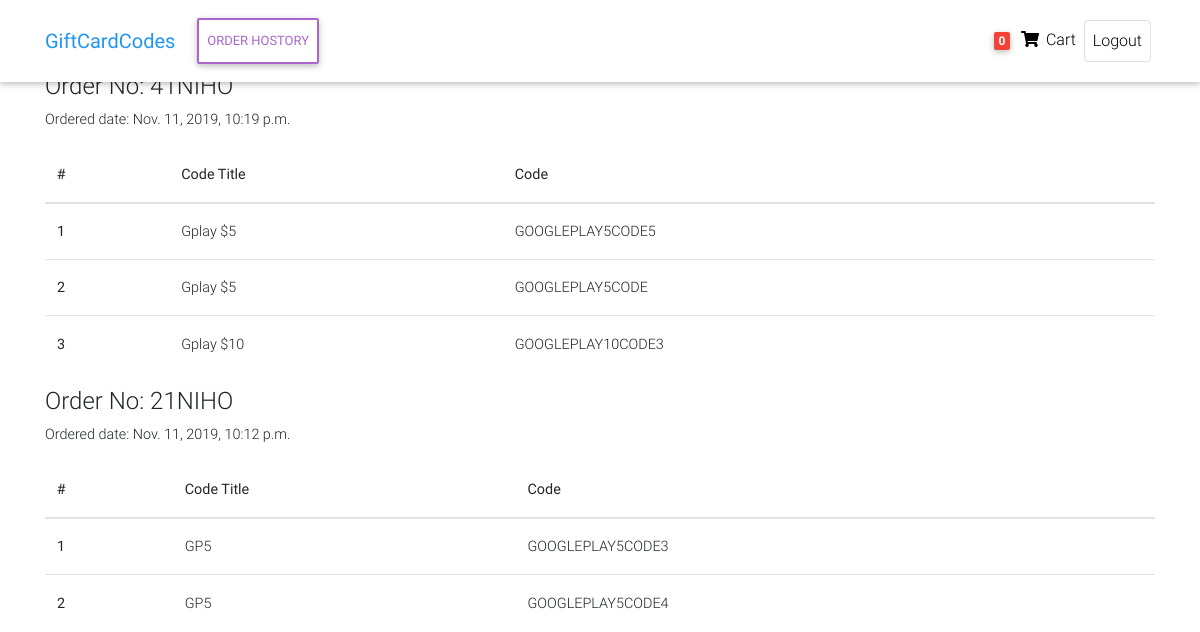
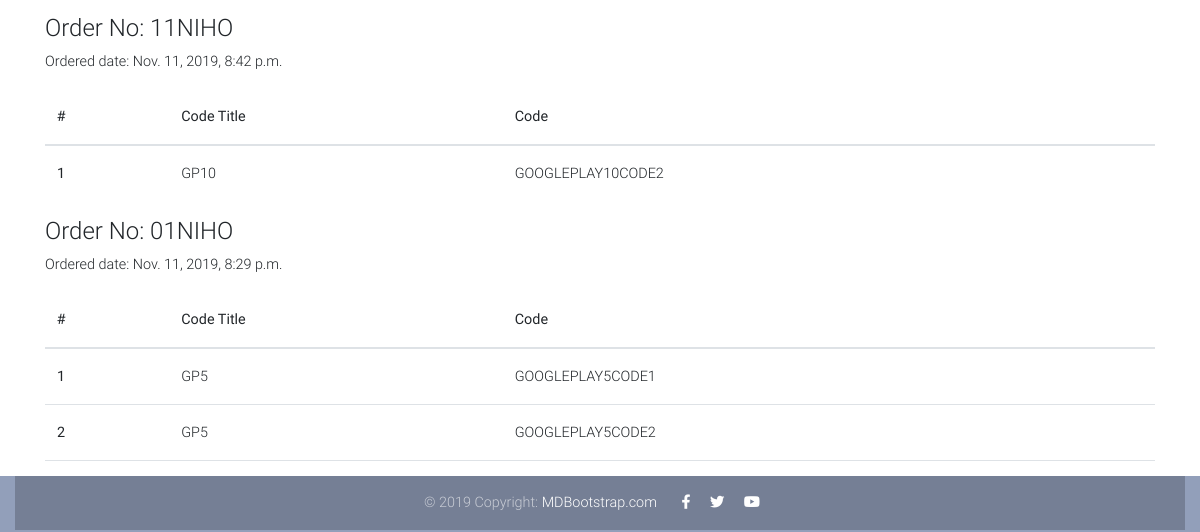
The page /mycode (signed in) on the database as committed earlier (2 pictures, top to bottom).
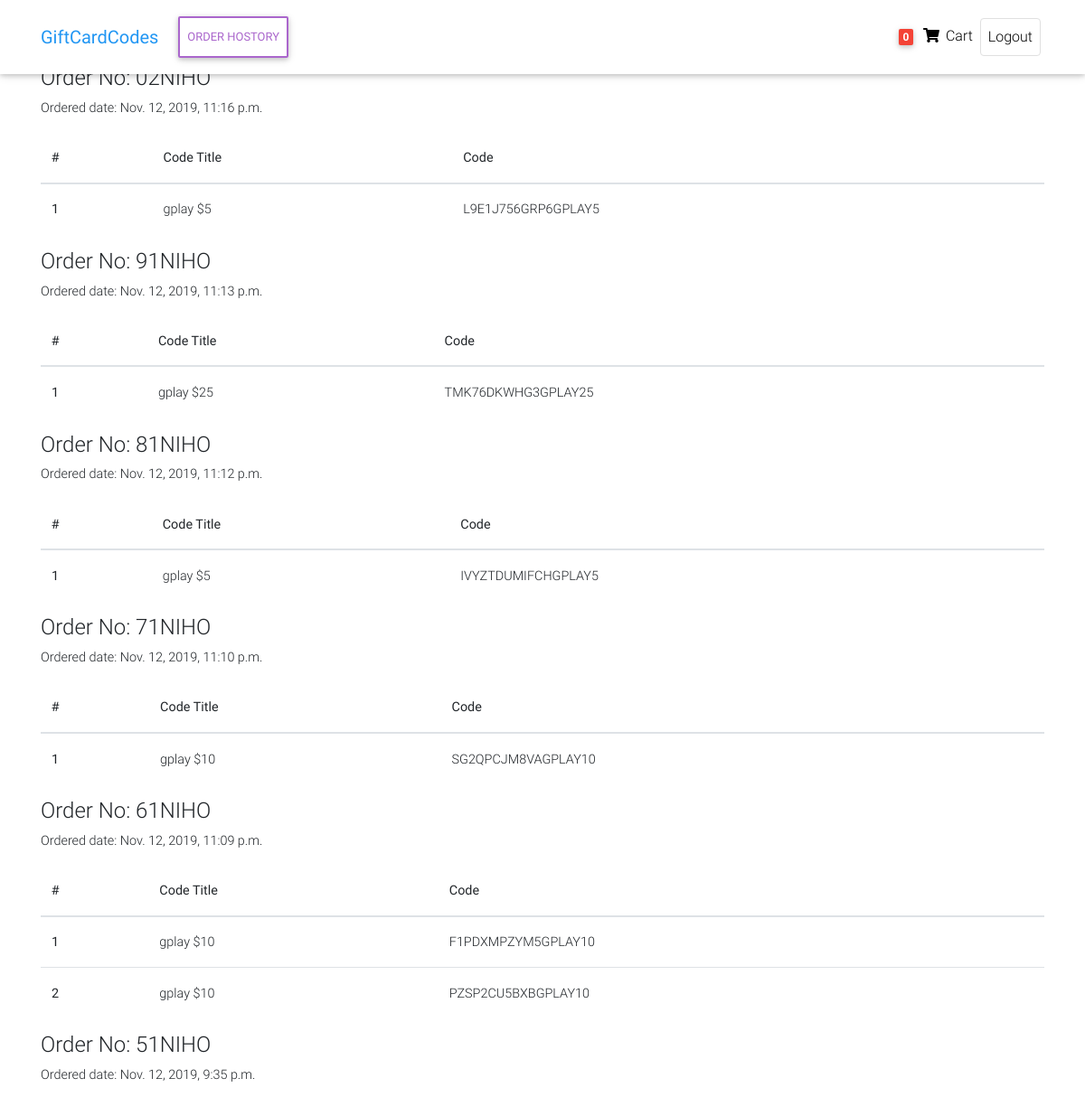
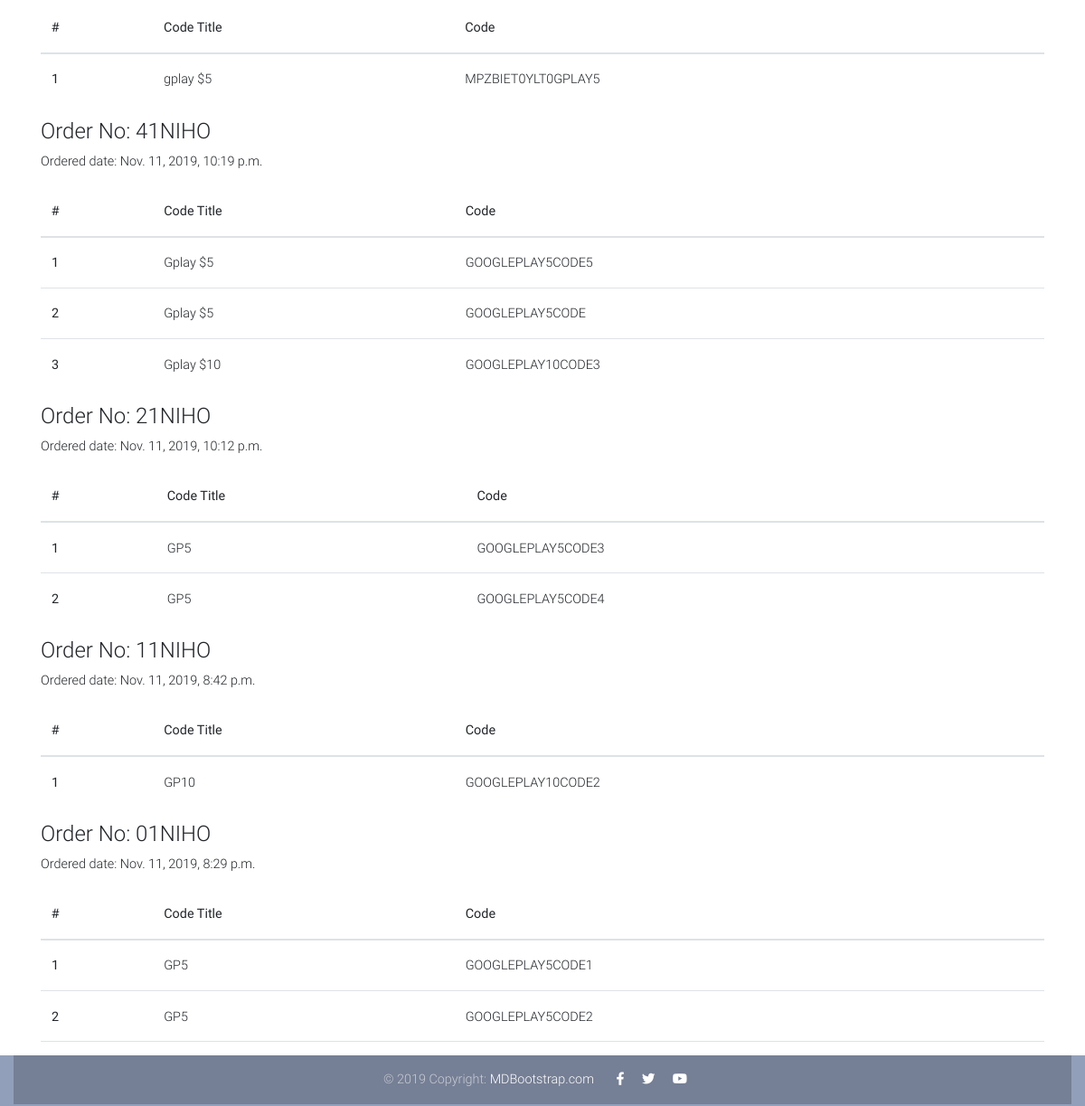
The same page on the database as committed later (2 pictures, top to bottom).
### cardsite/models.py (models this page shows, shortened)
class Order(models.Model):
    user = models.ForeignKey(settings.AUTH_USER_MODEL, on_delete=models.CASCADE)
    items = models.ManyToManyField(OrderItem)
    start_date = models.DateTimeField(auto_now_add = True)
    ordered_date = models.DateTimeField()
    ordered = models.BooleanField(default=False)
    billing_address = models.ForeignKey('BillingAddress', on_delete=models.SET_NULL, blank=True, null=True)
    payment = models.ForeignKey('Payment', on_delete=models.SET_NULL, blank=True, null=True)
    coupon = models.ForeignKey('Coupon', on_delete=models.SET_NULL, blank=True, null=True)
    final_cards = models.ManyToManyField(UsedCard, blank=True)
    def get_order_no(self):
        return str(self.id)[::-1] + self.user.username[::-1].upper()

class UsedCard(models.Model):
    active = models.BooleanField(default=False)
    code = models.CharField(max_length=30)
    description = models.TextField()
    title = models.CharField(max_length=10)

### cardsite/views.py (the view)
# urls.py: path('mycode', show_code , name='mycode'),
@login_required
def show_code(request):
    try:
        orders = Order.objects.filter(user=request.user, ordered = True).order_by('-id')
        context = {
            'orders' : orders
        }
        return render(request, 'showcodes.html', context)
    except ObjectDoesNotExist:
        messages.warning(request, "You haven't ordered anything yet")
        return redirect('cardsite:item-list')

### cardsite/templatetags/cart_template_tag.py (called while the page is built)
@register.filter
def cart_item_count(user):
    if user.is_authenticated:
        qs = Order.objects.filter(user=user, ordered=False)
        if qs.exists():
            return qs[0].items.count()
        else:
            return 0

### templates/showcodes.html (shortened to what this page needs)
{% extends 'base.html' %}
{% block content %}
<main>
    <div class="container">
        <div class="table-responsive">
            {% for order in orders %}
            <h4>Order No: {{order.get_order_no}} </h4>
            <p class="font-weight-light font-small">Ordered date: {{order.ordered_date}}</p>
            <table class="table">
                <thead>
                    <tr>
                        <th scope="col">#</th>
                        <th scope="col">Code Title</th>
                        <th scope="col">Code</th>
                    </tr>
                </thead>
                <tbody>
                    {% for card in order.final_cards.all %}
                    <tr>
                        <th scope="row">{{forloop.counter }}</th>
                        <td>{{card.title}}</td>
                        <td>{{card.code}}</td>
                    </tr>
                    {% endfor %}
                </tbody>
            </table>
            {% endfor %}
        </div>
    </div>
</main>
{% endblock content %}

### templates/base.html (shortened to what this page needs)
{% load static %}
{% load cart_template_tag %}
<!DOCTYPE html>
<html>
    <head>
        <link rel="stylesheet" href="https://use.fontawesome.com/releases/v5.11.2/css/all.css">
        <link href="{% static 'css/bootstrap.min.css' %}" rel="stylesheet">
        <link href="{% static 'css/mdb.min.css' %}" rel="stylesheet">
        <link href="{% static 'css/style.min.css' %}" rel="stylesheet">
    </head>
    <body>
  <div class='container-my' style="position:relative; min-height: 100vh;">
    <div class='content-wrap' style="padding-bottom: ;">
  <nav class="navbar fixed-top navbar-expand-lg navbar-light white scrolling-navbar">
        <div class="container">
          <a class="navbar-brand waves-effect" href="/">
            <strong class="blue-text">GiftCardCodes</strong>
          </a>
          <div class="collapse navbar-collapse" id="navbarSupportedContent">
            <ul class="navbar-nav mr-auto">
              {% if user.is_authenticated %}
              <li class="nav-item">
                <a class="nav-link waves-effect btn btn-outline-secondary" href="{% url 'cardsite:mycode' %}" >Order Hostory</a>
              </li>
              {% endif %}
            </ul>
            <ul class="navbar-nav nav-flex-icons">
              {% if user.is_authenticated %}
              <li class="nav-item">
                <a href="{%url 'cardsite:order-summary' %}" class="nav-link waves-effect">
                  <span class="badge red z-depth-1 mr-1"> {{request.user|cart_item_count}} </span>
                  <i class="fas fa-shopping-cart"></i>
                  <span class="clearfix d-none d-sm-inline-block"> Cart </span>
                </a>
              </li>
              <li class="nav-item">
                <a class="nav-link border border-light rounded waves-effect mr-1" href="{%url 'account_logout'%}">
                  Logout
                </a>
              </li>
              {% endif %}
            </ul>
          </div>
        </div>
      </nav>
      <div class="mt-5 pt-4">
      </div>
        {% block content %}
        {% endblock content%}
</div>
  <footer class="page-footer text-center font-small col-12 position-absolute fadeIn" style="height:3.5rem">
    <div class="footer-copyright py-3">
      © 2019 Copyright:
      <a href="https://mdbootstrap.com/education/bootstrap/" target="_blank"> MDBootstrap.com </a>
      <a href="https://www.facebook.com/shafinohin" target="_blank">
        <i class="fab fa-facebook-f mr-3"></i>
      </a>
      <a href="https://twitter.com/shafinohin" target="_blank">
        <i class="fab fa-twitter mr-3"></i>
      </a>
      <a href="https://www.youtube.com/channel/UCIDSjI-vFcKr-RLyyj061tg" target="_blank">
        <i class="fab fa-youtube mr-3"></i>
      </a>
    </div>
  </footer>
</div>
    </body>
</html>

### templates/showcodes.html (style rules this page uses)
html, body, header, .carousel { height: 60vh; }

Rows that differ between the two databases and show on the page:
added Order: get_order_no "02NIHO", ordered_date "Nov. 12, 2019, 11:16 p.m."
added UsedCard: title "gplay $5", code "L9E1J756GRP6GPLAY5", shown under "02NIHO"
added Order: get_order_no "91NIHO", ordered_date "Nov. 12, 2019, 11:13 p.m."
added UsedCard: title "gplay $25", code "TMK76DKWHG3GPLAY25", shown under "91NIHO"
added Order: get_order_no "81NIHO", ordered_date "Nov. 12, 2019, 11:12 p.m."
added UsedCard: title "gplay $5", code "IVYZTDUMIFCHGPLAY5", shown under "81NIHO"
added Order: get_order_no "71NIHO", ordered_date "Nov. 12, 2019, 11:10 p.m."
added UsedCard: title "gplay $10", code "SG2QPCJM8VAGPLAY10", shown under "71NIHO"
added Order: get_order_no "61NIHO", ordered_date "Nov. 12, 2019, 11:09 p.m."
added UsedCard: title "gplay $10", code "F1PDXMPZYM5GPLAY10", shown under "61NIHO"
added UsedCard: title "gplay $10", code "PZSP2CU5BXBGPLAY10", shown under "61NIHO"
added Order: get_order_no "51NIHO", ordered_date "Nov. 12, 2019, 9:35 p.m."
added UsedCard: title "gplay $5", code "MPZBIET0YLT0GPLAY5", shown under "51NIHO"
